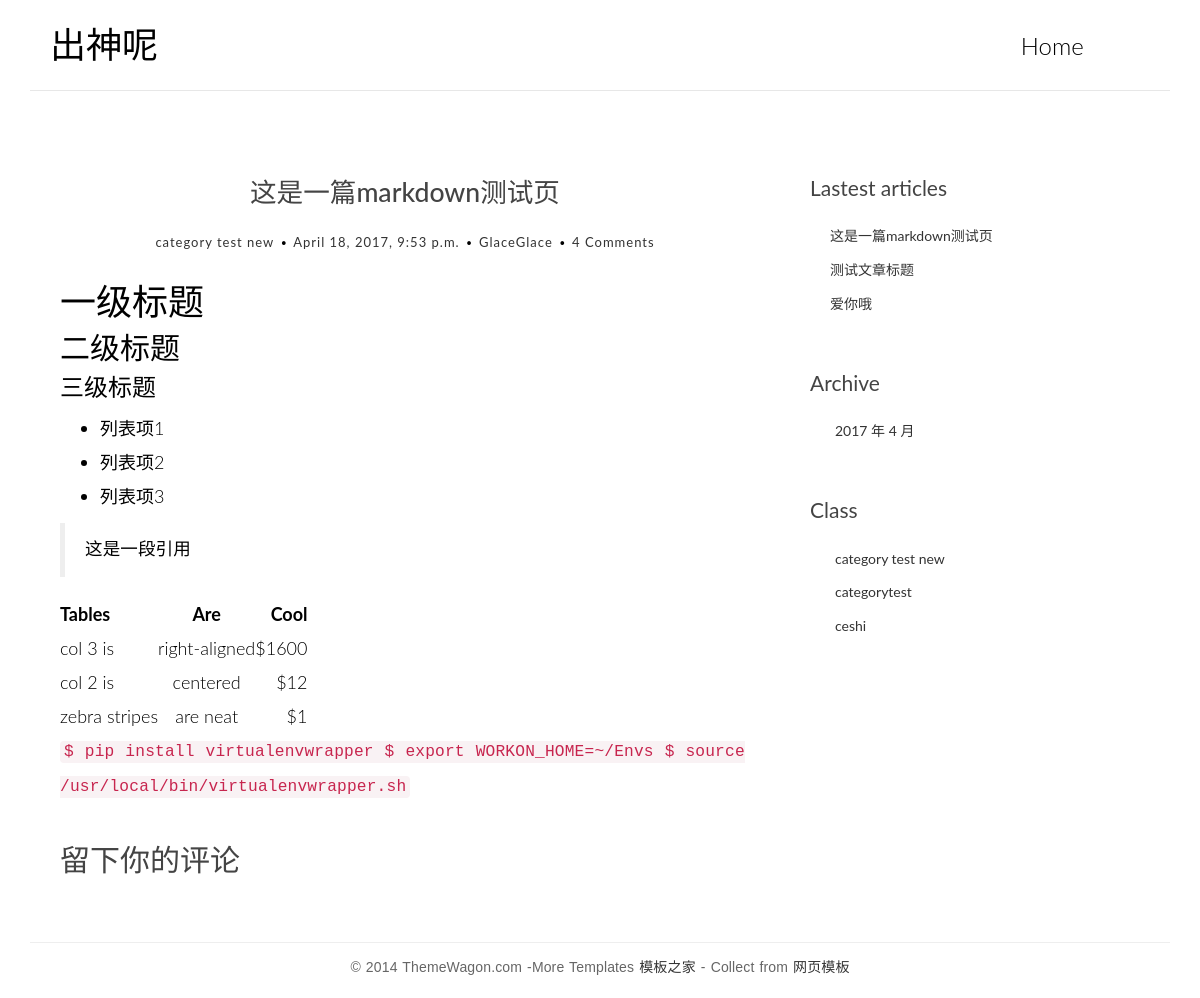
/post/5/, run on an earlier commit of the app's database.
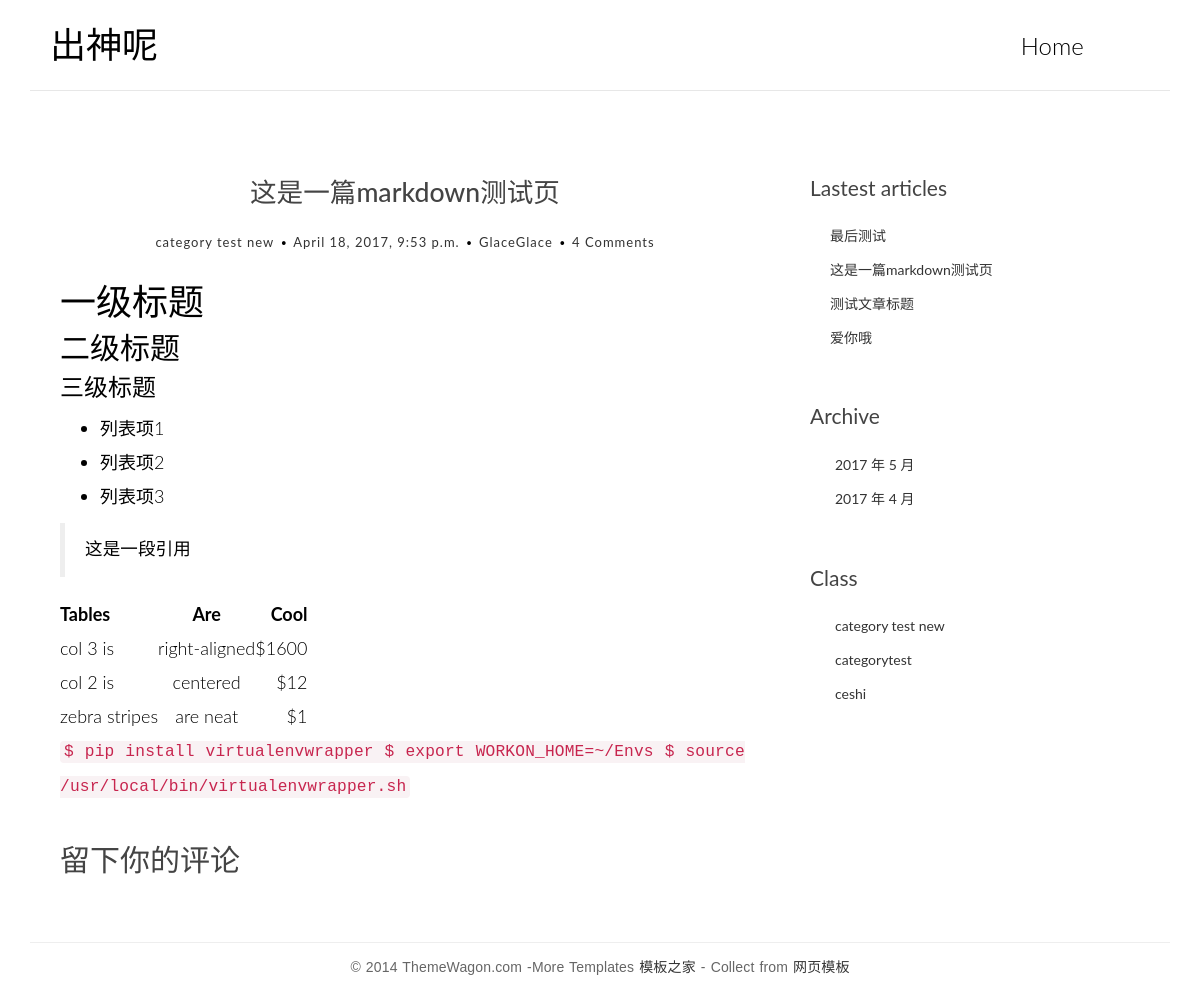
And on a later commit of the database.
### app_blog/models.py (models this page shows, shortened)
class Post(models.Model):
	title = models.CharField(max_length=70)
	body = RichTextField()
	created_time = models.DateTimeField()
	modified_time = models.DateTimeField()
	excerpt = models.CharField(max_length=200, blank=True) #文章摘要，内容可以为空
	category = models.ForeignKey(Category)
	tags = models.ManyToManyField(Tag, blank=True)
	author = models.ForeignKey(User)
	def get_absolute_url(self):
		return reverse('app_blog:detail', kwargs={'pk':self.pk})
	class Meta:
		ordering = ['-created_time','title']

class Category(models.Model):
	name = models.CharField(max_length=100)

### app_blog/views.py (the view)
# urls.py: url(r'^post/(?P<pk>[0-9]+)/$', views.detail, name='detail'),#每篇文章的地址
def detail(request, pk):
	post = get_object_or_404(Post, pk=pk)
	post.body = markdown.markdown(post.body,
                                  extensions=[
                                     'markdown.extensions.extra',
                                     'markdown.extensions.codehilite',
                                     'markdown.extensions.toc',
                                  ])
	return render(request, 'app_blog/detail.html', context={'post':post})

### app_blog/templatetags/blog_tags.py (called while the page is built)
@register.simple_tag
def get_recent_posts(num=5):
	return Post.objects.all()[:num]#侧边栏的最近发表

@register.simple_tag
def archives():
	return Post.objects.dates('created_time', 'month', order='DESC')#归档

@register.simple_tag
def get_categories():
	return Category.objects.all()#分类

### templates/app_blog/detail.html (shortened to what this page needs)
{% extends 'base.html' %}
{% block main %}
						<article class="post post-1">
							<header class="entry-header">
								<h1 class="entry-title">{{ post.title }}</h1>
								<div class="entry-meta">
									<span class="post-category"><a href="#">{{ post.category.name }}</a></span>
									<span class="post-date"><a href="#"><time class="entry-date" datetime="{{ post.created_time }}">{{ post.created_time }}</time></a></span>
									<span class="post-author"><a href="#">{{ post.author }}</a></span>
									<span class="comments-link"><a href="#">4 Comments</a></span>
								</div>
							</header>
							<div class="entry-content clearfix">
								{{ post.body|safe }}
							</div>
						</article>
						<section class="comment-area">
							<h2>留下你的评论</h2>
						</section>
{% endblock main %}

### templates/base.html (shortened to what this page needs)
{% load blog_tags %}
<!DOCTYPE html>
<html>
	<head>
	    {% load staticfiles %}
		<link rel="stylesheet" href="{% static 'app_blog/css/bootstrap.min.css' %}">
		<link rel="stylesheet" href="http://code.ionicframework.com/ionicons/2.0.1/css/ionicons.min.css">
		<link rel="stylesheet" href="{% static 'app_blog/css/pace.css' %}">
	    <link rel="stylesheet" href="{% static 'app_blog/css/custom.css' %}">
	    <link rel="stylesheet" href="{% static 'app_blog/css/friendly.css' %}">
	</head>
	<body>
		<div class="container">
			<header id="site-header">
				<div class="row">
					<div class="col-md-4 col-sm-5 col-xs-8">
						<div class="logo">
							<h1><a href={% url 'app_blog:index' %}>出神呢</a></h1>
						</div>
					</div>
					<div class="col-md-8 col-sm-7 col-xs-4">
						<nav class="main-nav" role="navigation">
							<div class="collapse navbar-collapse" id="bs-example-navbar-collapse-1">
  								<ul class="nav navbar-nav navbar-right">
    								<li class="cl-effect-11"><a href={% url 'app_blog:index' %} >Home</a></li>
  								</ul>
							</div>
						</nav>
					</div>
				</div>
			</header>
		</div>
		<div class="content-body">
			<div class="container">
				<div class="row">
					<main class="col-md-8">
						{% block main %}
						{% endblock main %}
					</main>
					<aside class="col-md-4">
						<div class="widget widget-recent-posts">
							<h3 class="widget-title">Lastest articles</h3>
							{% get_recent_posts as recent_post_list %}
							<ul>
								{% for post in recent_post_list %}
								<li>
									<a href="{{ post.get_absolute_url }}">{{ post.title }}</a>
								</li>
								{% endfor %}
							</ul>
						</div>
						<div class="widget widget-archives">
							<h3 class="widget-title">Archive</h3>
							{% archives as date_list %}
							<ul>
								{% for date in date_list %}
								<li>
									<a href="{% url 'app_blog:archives' date.year date.month %}">{{ date.year }} 年 {{ date.month }} 月</a>
								</li>
								{% endfor %}
							</ul>
						</div>
						<div class="widget widget-category">
							<h3 class="widget-title">Class</h3>
							{% get_categories as category_list %}
							<ul>
								{% for category in category_list %}
								<li>
									<a href="{% url 'app_blog:category' category.pk %}">{{ category.name }}</a>
								</li>
								{% endfor %}
							</ul>
						</div>
					</aside>
				</div>
			</div>
		</div>
		<footer id="site-footer">
			<div class="container">
				<div class="row">
					<div class="col-md-12">
						<p class="copyright">&copy; 2014 ThemeWagon.com -More Templates <a href="http://www.cssmoban.com/" target="_blank" title="模板之家">模板之家</a> - Collect from <a href="http://www.cssmoban.com/" title="网页模板" target="_blank">网页模板</a></p>
					</div>
				</div>
			</div>
		</footer>
	</body>
</html>

What changed in the data, as far as the page shows it:
added Post: title "最后测试"
Also different on the page:
new list line: "2017 年 5 月"
